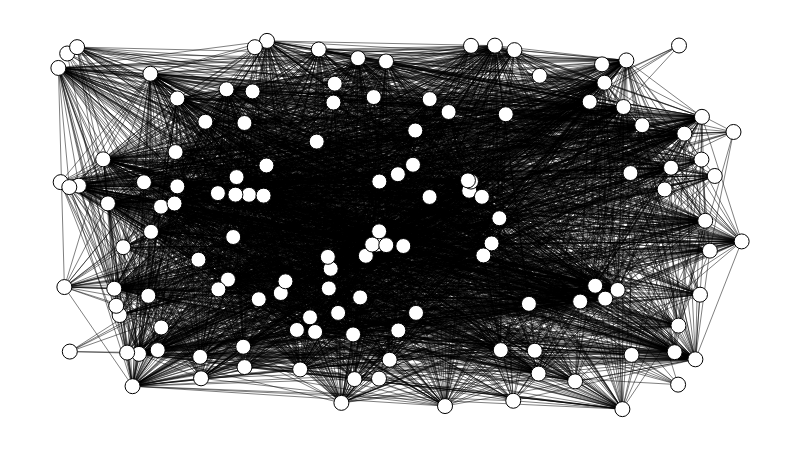

Notebook cell for this chart:
### Code cell
g = fm.load('marvel.gml')
g.label_nodes('name')
g.set_all_nodes(size=15, labpos='hover')
g.set_all_edges(color=(0, 0, 0, 0.5))
g.draw()

### Figure 1 — Plotly figure (JSON) as saved in the notebook; plotly's stock layout.template omitted (floating-point values rounded to 4 significant figures; data arrays with more than 128 entries replaced by an {"elided": "..."} marker saying what was removed)
{"data": [{"hoverinfo": "none", "line": {"color": "rgb(127, 127, 127)", "dash": "solid", "width": 0}, "mode": "lines", "type": "scatter", "x": [0.501, 0.501, null, 0, 1, null], "y": [0, 1, null, 0.5078, 0.5078, null]}, {"hoverinfo": "none", "line": {"color": "rgba(0, 0, 0, 0.5)", "dash": "solid", "width": 1}, "mode": "lines", "type": "scatter", "x": {"elided": "12147 float values"}, "y": {"elided": "12147 float values"}}, {"hoverinfo": "text", "marker": {"color": "rgb(255, 255, 255)", "line": {"color": "rgb(0, 0, 0)", "width": 1}, "size": 15, "symbol": "circle"}, "mode": "markers", "text": {"elided": "135 str values"}, "textfont": {"color": "rgb(0, 0, 0)"}, "textposition": "middle center", "type": "scatter", "x": {"elided": "135 float values"}, "y": {"elided": "135 float values"}}, {"hoverinfo": "none", "mode": "text", "text": [], "textfont": {"color": "rgb(255, 255, 255)"}, "textposition": "middle center", "type": "scatter", "x": [], "y": []}, {"hoverinfo": "none", "mode": "text", "text": {"elided": "135 null values"}, "textfont": {"color": "rgb(0, 0, 0)"}, "textposition": "middle center", "type": "scatter", "x": {"elided": "135 float values"}, "y": {"elided": "135 float values"}}, {"hoverinfo": "none", "mode": "text", "text": {"elided": "4049 null values"}, "textfont": {"color": "rgb(0, 0, 0)"}, "textposition": "middle center", "type": "scatter", "x": {"elided": "4049 float values"}, "y": {"elided": "4049 float values"}}, {"hoverinfo": "none", "marker": {"color": "rgba(255, 255, 255, 0)", "line": {"color": "rgba(255, 255, 255, 0)", "width": 0}, "size": 0, "symbol": "circle"}, "mode": "markers", "type": "scatter", "x": [0.5, 0, 1, 0.5], "y": [0, 0.5, 0.5, 1]}], "layout": {"height": 450, "hovermode": "closest", "margin": {"b": 10, "l": 10, "r": 10, "t": 10}, "plot_bgcolor": "rgb(255, 255, 255)", "showlegend": false, "width": 800, "xaxis": {"showgrid": false, "showticklabels": false, "zeroline": false}, "yaxis": {"showgrid": false, "showticklabels": false, "zeroline": false}}}
